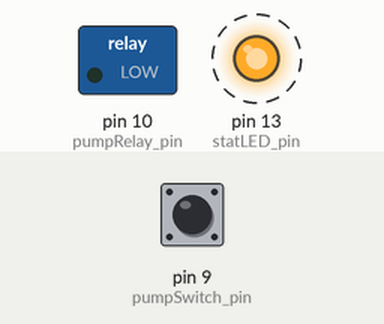
The sketch below on a simulated Arduino Uno, built with avr-gcc and run on an emulated ATmega328P. Parts: switched loads named in the sketch (green lamp = pin HIGH), output pins drawn as LEDs (lit = HIGH). Dashed ring = blinking. The inputs (shaded band) are chosen by the test bench; at power-on: pin 9 (pumpSwitch_pin) HIGH. What the sketch prints to the serial monitor is not drawn.

Above: at 1.2 s.
1.3 s: pin 9 (pumpSwitch_pin) pulled LOW for 1 s
Timing chart, 0 to 10.3 s (numbered marks = the images above; inputs shaded):
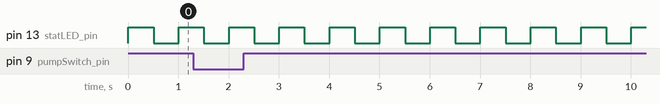

Measured:
- by itself, pin 13 (statLED_pin): alternates HIGH for 0.50 s and LOW for 0.50 s

The sketch:

relay_test.ino
```cpp
/*
 * relay_test.ino
 * Mike Lussier - Dec 30, 2013
 * Compiled with Arduino 1.0.5
 *
 * This is version 1.0
 * Status: TBD.
 *****************************************
 * v1.0 - Used to test the Relay class.
 *
 *****************************************
 * Hardware Configuration:
 * Pump switch
 *  - connected between pin D9 and Gnd. Uses 20kΩ internal pullup.
 * Pump relay
 *  - SIG connected to pin D10,
 *  - VCC connected to 5V and
 *  - GND connected to Gnd.
 *
 * Operation:
 * When the pump switch is idle, the switch reads HIGH. When pressed, the
 * switch reads LOW. The relay turns ON when the switch goes LOW and turns
 * OFF when either the switch goes HIGH or when the pumpStop callback occurs.
 */

#include <Relay.h>
#include <Bounce.h>
#include <SimpleTimer.h>

static uint8_t pumpSwitch_pin = 9;     // Relay switch, LOW = Relay on
static uint8_t pumpRelay_pin = 10;     // Relay for ATO pump
static uint8_t statLED_pin = 13;       // Status LED

#define PUMP_MAX_RUN_TIME 10L

// Instantiate debouncer object for pump switch
Bounce pumpSwitch = Bounce();

// Instantiate relay object for ATO pump
Relay pumpRelay = Relay();

// Instantiate timer object for recurring events
SimpleTimer t = SimpleTimer();

// Define timed events
uint8_t flashStatLEDEvent;             // Heartbeat LED, 2 Hz
uint8_t tickEvent;                     // Clock management, 1 Hz
uint8_t readSwitchesEvent;             // Read mode & pump switches, 5 Hz
uint8_t relayStopEvent;                //

// Global time vars
int secs = 0, mins = 0, hours = 0;

// Other globals
uint8_t atoMode = 1;                  // 0 = AUTO, 1 = MANUAL
char tstr[10];

// Functions
void readSwitches()
// Read mode and pump switches
{
  // Not reading the mode switch yet
  // Assume mode switch is in MANUAL

  // Read pump switch
  boolean stateChanged = pumpSwitch.update();
  int value = pumpSwitch.read();
  if ((stateChanged) && (atoMode == 1)) {
    if (value == LOW) {
      pumpRelay.turnOn();
      relayStopEvent = t.setTimeout(1000L * PUMP_MAX_RUN_TIME, stopPump);
      Serial.print(tstr);
      Serial.println(" - Pump has turned ON manually.");
    }
    if (value == HIGH) {
      pumpRelay.turnOff();
      Serial.print(tstr);
      Serial.println(" - Pump has turned OFF manually.");
    }

  }
} // readSwitches


void flashStatLED()
// Flash status LED
{
  bool LEDstate = digitalRead(statLED_pin);
  digitalWrite(statLED_pin, !LEDstate);
} // flashStatLED


void tick()
// Perform simple time management every second
{
  // Increment seconds counter, manage minutes & hours counters
  ++secs;
  if (secs == 60) {
    ++mins;
    secs = 0;
  }
  if (mins == 60) {
    ++hours;
    mins = 0;
  }
  sprintf(tstr, "%02d:%02d", mins, secs);
} // tick


void stopPump()
// Turn off pump relay
{
  pumpRelay.turnOff();
  Serial.print(tstr);
  Serial.println(" - Pump has turned OFF automatically.");
  // Stop the event, so it can be reused
  t.deleteTimer(relayStopEvent);
}


void setup()
{
  Serial.begin(9600);
  // Configure digital inputs
  pinMode(pumpSwitch_pin, INPUT);      // set pin to input
  digitalWrite(pumpSwitch_pin, HIGH);  // turn on pullup resistor
  pumpSwitch.attach(pumpSwitch_pin);   // attach pumpSwitch to pin
  pumpSwitch.interval(5);

  // Configure digital outputs
  pinMode(pumpRelay_pin, OUTPUT);      // set pin to output
  pumpRelay.attach(pumpRelay_pin);     // attach pumpRelay to pin
  pinMode(statLED_pin, OUTPUT);        // setup statLED
  digitalWrite(statLED_pin, HIGH);     // turn on LED

  Serial.println("*");
  Serial.println("*");
  Serial.println("*");
  Serial.println("* * * ATO Controller * * *");
  Serial.println("*");
  Serial.println("H/W configuration complete.");

  // Setup timer events
  readSwitchesEvent = t.setInterval(200L, readSwitches);
  flashStatLEDEvent = t.setInterval(500L, flashStatLED);
  tickEvent = t.setInterval(1000L, tick);

  Serial.println("Timer configuration complete.");
  Serial.print(t.getNumTimers() + 1);
  Serial.println(" timed events have been setup.");
  Serial.println(" ---");

} // setup


void loop()
{
  // Update timer
  t.run();
} // loop
```
